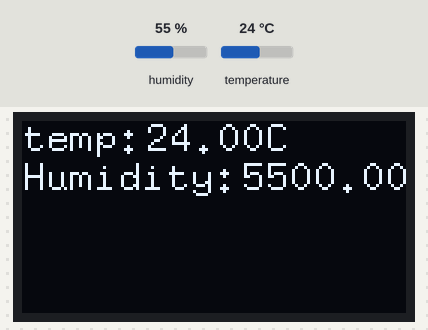
A sketch run on a simulated Arduino Uno, built with avr-gcc and run on an emulated ATmega328P. Shown: 128×64 one-colour display. The test bench sets the inputs (shaded band); at power-on: humidity 55 %, temperature 24 °C. What the sketch prints to the serial monitor is not drawn.

Above: at 1.4 s.
1.5 s: humidity set to 22 %
At 3.9 s:
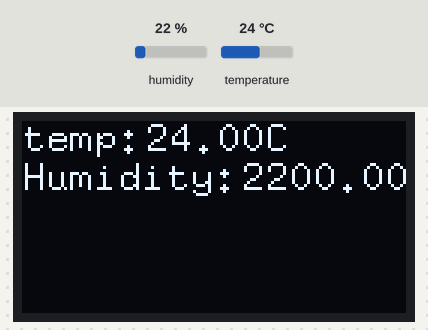
5.4 s: temperature set to 12 °C
At 7.6 s:
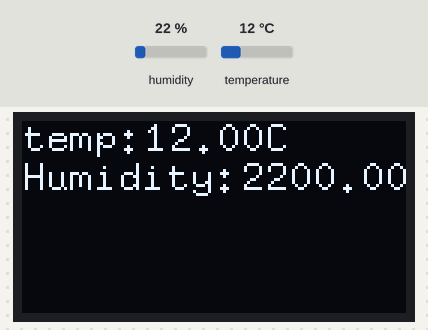
8.2 s: humidity set to 40 %
At 9.6 s:
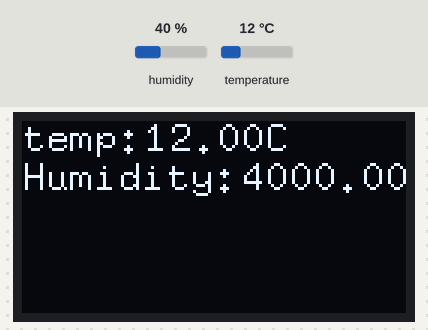
11.3 s: temperature set to 19 °C
At 13.4 s:
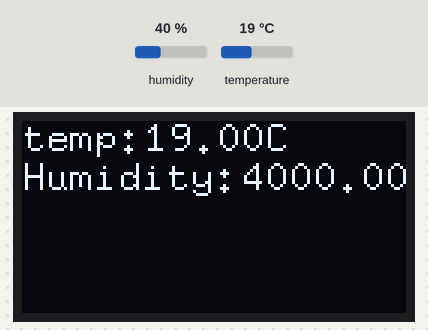
Timing chart, 0 to 14.9 s (numbered marks = the images above; inputs shaded):
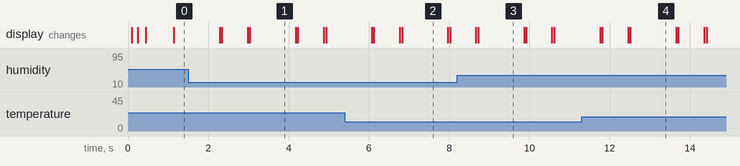

Measured:
- what the display in image 1 shows lasts 1.2 s, from 3.0 s to 4.2 s

The sketch:

Ameba_DHT20.ino
```cpp
// (licence header left out)
#include <DFRobot_DHT20.h>
#include <U8g2lib.h>

/*!
 * @brief Construct the function
 * @param pWire IC bus pointer object and construction device, can both pass or not pass parameters, Wire in default.
 * @param address Chip IIC address, 0x38 in default.
 */
DFRobot_DHT20 dht20;
U8G2_SSD1306_128X64_NONAME_F_HW_I2C u8g2(U8G2_R2, /* reset=*/ U8X8_PIN_NONE);
uint8_t fontHigh,fontWidth;

double tempValue,humidityValue;

void setup(){

  Serial.begin(115200);

  //Initialize sensor
  while(dht20.begin()){
    Serial.println("Initialize sensor failed");
    delay(1000);
  }

  u8g2.begin();
  u8g2.setFont(u8g2_font_8x13_mf);
  u8g2.setFontPosTop();
  fontHigh = u8g2.getMaxCharHeight();
  fontWidth = u8g2.getMaxCharWidth();

  u8g2.clear();
  u8g2.setCursor(0,0);
  u8g2.print("temp:");
  u8g2.updateDisplay();
  delay(100);
  u8g2.setCursor(0,fontHigh);
  u8g2.print("Humidity:");
  u8g2.updateDisplay();
}

void loop(){
  //Get ambient temperature
  tempValue = dht20.getTemperature();
  Serial.print("temp:"); Serial.print(tempValue);Serial.print("C");
  delay(100);

  //clean temp display
  u8g2.setCursor(fontWidth * 5 + 1,0);
  u8g2.print("    ");
  u8g2.updateDisplay();

  //display temp value to oled
  delay(10);
  String tempStr = String(tempValue,2);
  u8g2.setCursor(fontWidth * 5 + 1,0);
  u8g2.print(tempStr + "C");
  u8g2.updateDisplay();
  delay(500);

  //Get relative humidity
  humidityValue = dht20.getHumidity()*100;
  Serial.print("  humidity:"); Serial.print(humidityValue);Serial.println(" %RH");
  delay(100);

  //clean temp display
  u8g2.setCursor(fontWidth * 9 + 1,fontHigh);
  u8g2.print("    ");
  u8g2.updateDisplay();

  //display temp value to oled
  delay(10);
  String humidityStr = String(humidityValue,2);
  u8g2.setCursor(fontWidth * 9 + 1,fontHigh);
  u8g2.print(humidityStr + "%");
  u8g2.updateDisplay();

  delay(1000);

}
```
